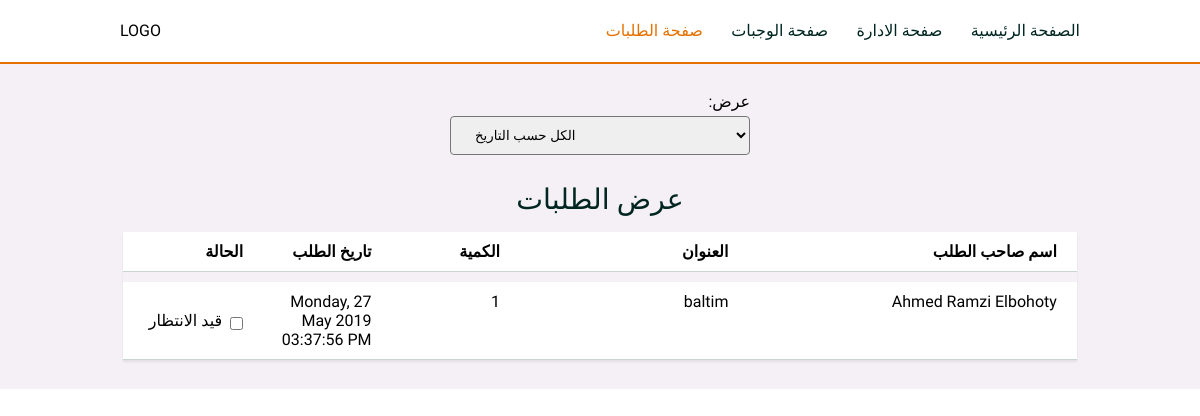
The page /admin/requests on the database as committed earlier.
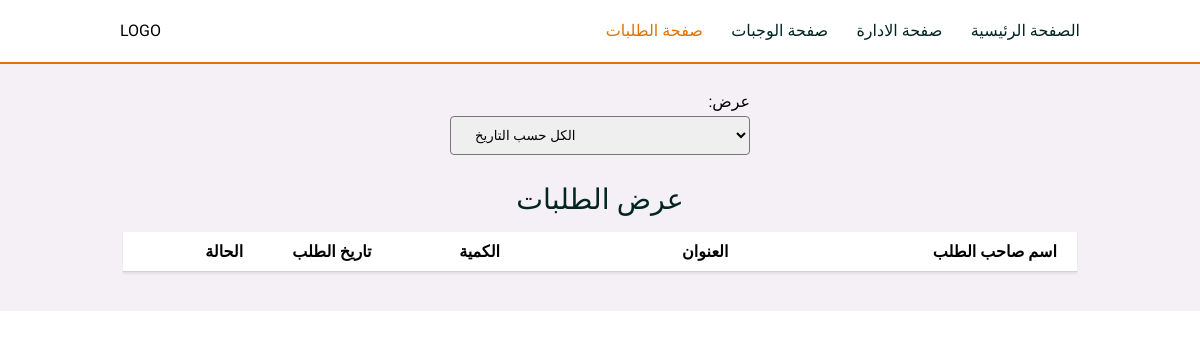
The same page on the database as committed later.
### main.py (models this page shows)
class Requests(db.Model):
    id = db.Column(db.Integer, primary_key=True, autoincrement=True)
    name_user = db.Column(db.String(50), nullable=False)
    address = db.Column(db.Text, nullable=False)
    is_active = db.Column(db.Boolean, default=False)
    amount = db.Column(db.Integer, default=1)
    request_date = db.Column(db.DateTime(
        timezone=True), default=datetime.now())
    delivery_date = db.Column(db.DateTime(
        timezone=True), onupdate=datetime.now())
    meal_id = db.Column(db.Integer, db.ForeignKey('meals.id'))

### main.py (the view)
@app.route('/admin/requests', methods=['GET', 'POST'])
def requests():
    if request.method == 'POST':
        if request.form['search-request'] == 'ok':
            requests = o.get_all_requests_by_date('ok')
            value = 'ok'
            return render_template('show-request-for-admin.html', requests=requests, value=value)
        elif request.form['search-request'] == 'waiting':
            requests = o.get_all_requests_by_date('waiting')
            value = 'waiting'
            return render_template('show-request-for-admin.html', requests=requests, value=value)
        else:
            requests = o.get_all_requests_by_date()
            value = 'date'
            return render_template('show-request-for-admin.html', requests=requests, value=value)
    elif request.method == 'GET':
        requests = o.get_all_requests_by_date()
        value = 'date'
        return render_template('show-request-for-admin.html', requests=requests, value=value)

### main.py (called while the page is built)
    def get_all_requests_by_date(self, filter_by=None):
        if filter_by == 'ok':
            x = Requests.query.filter_by(is_active=True).order_by(
                Requests.request_date.desc()).all()
        elif filter_by == 'waiting':
            x = Requests.query.filter_by(is_active=False).order_by(
                Requests.request_date.desc()).all()
        else:
            x = Requests.query.order_by(Requests.request_date.desc()).all()
        return x

### templates/show-request-for-admin.html (shortened to what this page needs)
<!DOCTYPE html>
<html lang="ar">
  <head>
    <link
      href="{{ url_for('static', filename='style/style.css') }}"
      rel="stylesheet"
    />
  </head>
  <body
    onload="document.getElementById('search-request').value = '{{ value }}'"
  >
    <header id="header">
      <p>LOGO</p>
      <nav class="header-nav">
        <a href="/">الصفحة الرئيسية</a>
        <a href="/admin">صفحة الادارة</a>
        <a href="/admin/meals">صفحة الوجبات</a>
        <a class="header-active" href="/admin/requests">صفحة الطلبات</a>
      </nav>
    </header>
    <main id="main-request">
      <form
        class="search-request-form"
        action="{{ url_for('requests') }}"
        method="POST"
      >
        <div>
          <label for="search-request">:عرض</label>
          <select
            name="search-request"
            id="search-request"
            onchange="this.form.submit();"
          >
            <option value="date">الكل حسب التاريخ</option>
          </select>
        </div>
      </form>
      <p>عرض الطلبات</p>
      <form action="{{ url_for('requests') }}" method="POST">
        <section class="request-table">
          <div class="request-table-header">
            <p>الحالة</p>
            <p>تاريخ الطلب</p>
            <p>الكمية</p>
            <p>العنوان</p>
            <p>اسم صاحب الطلب</p>
          </div>
          {% for request in requests %}
          <div>
            <div class="checkbox-status-form">
              {% if request.is_active == True %}
              <p id="{{ request.id }}">تم</p>
              <input
                type="checkbox"
                id="{{ request.id }}g"
                onchange="on_active('{{ request.id }}')"
                value="False"
                name="checkbox-status-form-{{ request.id }}"
                checked
              />
              {% else %}
              <p id="{{ request.id }}">قيد الانتظار</p>
              <input
                type="checkbox"
                id="{{ request.id }}g"
                onchange="on_active('{{ request.id }}')"
                value="False"
                name="checkbox-status-form-{{ request.id }}"
              />
              {% endif %}
            </div>
            <p>
              {{ request.request_date.strftime("%A, %d %B %Y %I:%M:%S %p") }}
            </p>
            <p>{{ request.amount }}</p>
            <p>{{ request.address }}</p>
            <p>{{ request.name_user }}</p>
          </div>
          {% endfor %}
        </section>
      </form>
    </main>
  </body>
</html>

Rows that differ between the two databases and show on the page:
removed Requests: request_date "Monday, 27 May 2019 03:37:56 PM", amount "1", address "baltim", name_user "Ahmed Ramzi Elbohoty"
